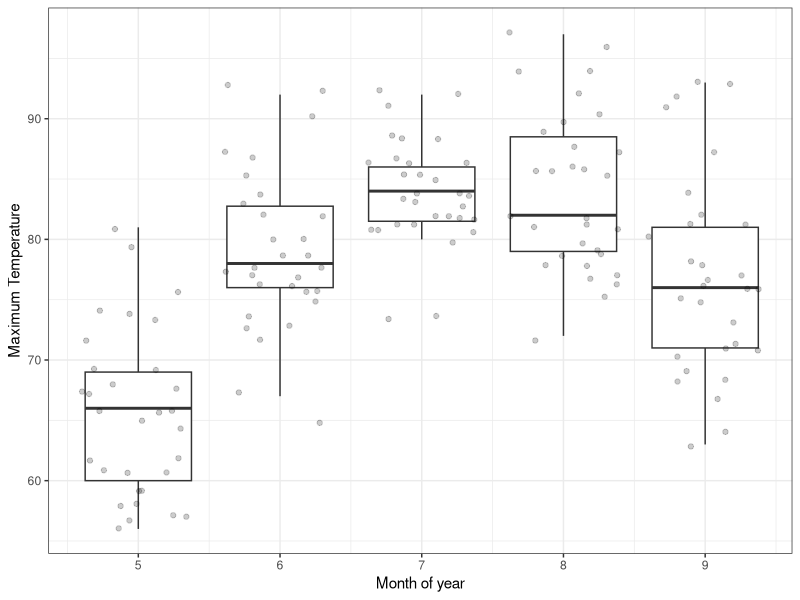

Generate this figure with R:
## ---- chunk 1
library("tidyverse")
library("datasets") # might have to install datasets package
ggplot(airquality, aes(`Month`, `Temp`, group = `Month`)) +
    geom_boxplot(outlier.shape = NA) +
    geom_jitter(alpha = 0.2) +
    xlab("Month of year") + 
    ylab("Maximum Temperature") + 
    theme_bw()
